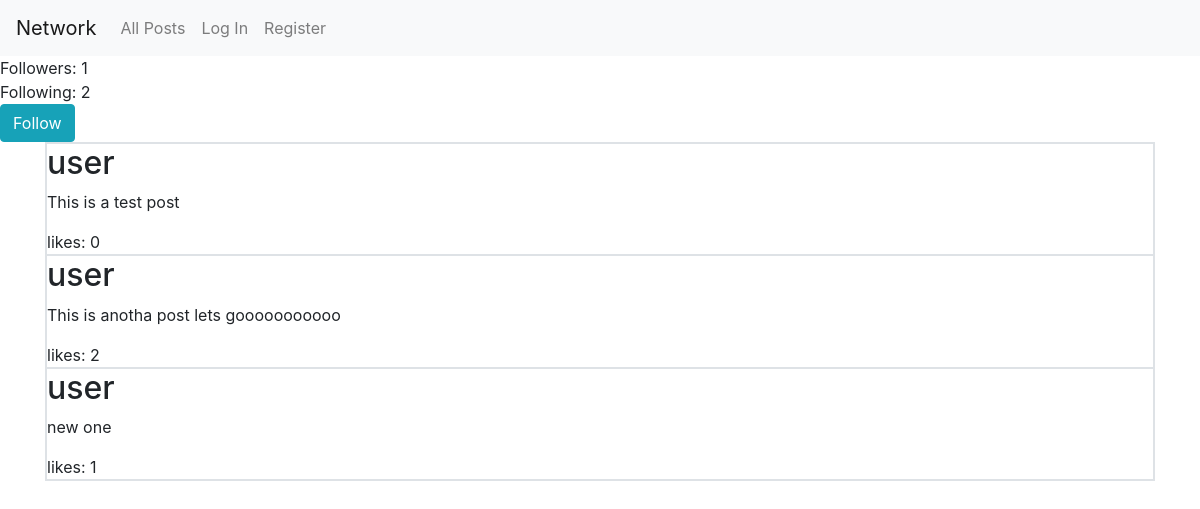
The app's page /user/user with its own data.
### network/models.py (models this page shows, shortened)
class Follow(models.Model):
    account = models.ForeignKey(User, on_delete=models.CASCADE)
    follow = models.ManyToManyField(User, null=True, blank=True, related_name="Follows")
    def __str__(self):
        return str(self.account)

class User(AbstractUser):
    pass

class Post(models.Model):
    poster = models.ForeignKey(User, on_delete=models.CASCADE, related_name="Posts")
    text = models.CharField(max_length=280)
    timestamp = models.DateTimeField(auto_now_add=True)
    like = models.ManyToManyField(User, related_name="Likes")

### network/views.py (the view)
# urls.py: path("user/<str:userpage>", views.userpage, name="userpage"),
def userpage(request, userpage):
    user = User.objects.get(username = userpage)
    follows = Follow.objects.get(account = user)
    posts = user.Posts.all()
    posts = posts.order_by('-timestamp')
    p = Paginator(posts, 10)
    page = request.GET.get('page')
    posts = p.get_page(page)
    print(user.Follows.all())
    if request.method == "POST":
        print(request.POST)
        if request.POST["button"] == "Follow":
           follows.follow.add(request.user)
        elif request.POST["button"] == "Unfollow":
            follows.follow.remove(request.user)
    if request.user in follows.follow.all():
        button = "Unfollow"
    else:
        button = "Follow"
    return render(request, "network/userpage.html", {
        "follows": follows,
        "posts": posts,
        "current": user,
        "button": button,
    })

### network/templates/network/userpage.html (shortened to what this page needs)
{% extends "network/layout.html" %}
{% block body %}
<div>Followers: {{ follows.follow.count }}</div>
<div>Following: {{ current.Follows.all.count }}</div>
{% if request.user != current %}
<form method="POST">
    <button class="btn btn-info" type="submit" name="button" value="{{ button }}">{{ button }}</button>
</form>
{% endif %}
<div class="container">
<div class="d-flex flex-column-reverse border">
    {% for post in posts %}
    <div class="d-flex flex-column border">
        <div class="">
            <h2>{{ post.poster }}</h2>
        </div>
        <div class="">
            <p>{{ post.text }}</p>
        </div>
        <div>
            likes: {{ post.like.count }}
        </div>
    </div>
    {% endfor %}
</div>
</div>
{% endblock %}

### records on screen
Follow: follow.count "1"
User: Follows.all.count "2"
Post: poster "user", text "new one", like.count "1"
Post: poster "user", text "This is anotha post lets gooooooooooo", like.count "2"
Post: poster "user", text "This is a test post", like.count "0"

### other values on screen
{{ button }} "Follow"
